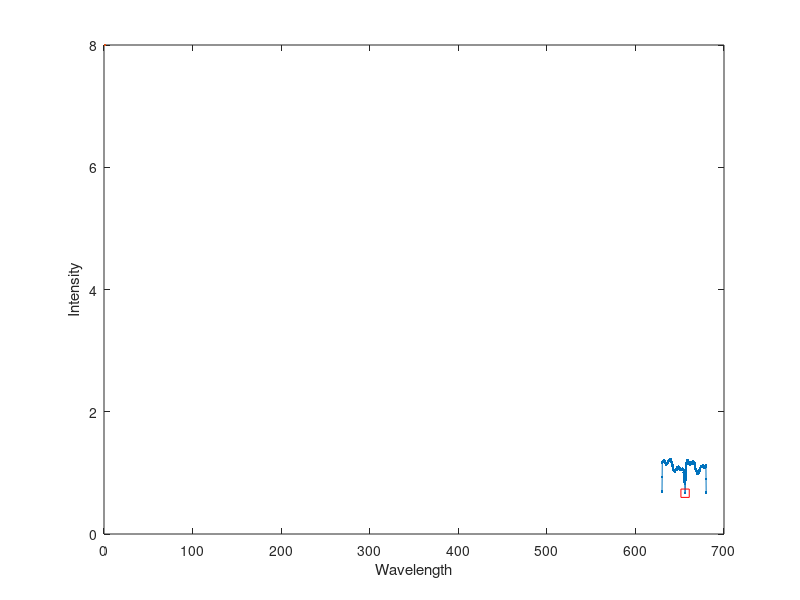

Write MATLAB code to recreate this figure.
%% Project - Stellar Motion
% Instructions are in the task pane to the left. Complete and submit each task one at a time.

%% This code loads the data and defines measurement parameters.
load stellarSpectraData
nObs = size(spectra,1)
lambdaStart = 630.02
lambdaDelta = 0.14

%% Task 1
% Create a vector "lambda" of wavelength values, from lambdaStart to
% lambdaEnd in increments of lambdaDelta.
lambdaEnd = lambdaStart + (nObs-1)*lambdaDelta
lambda = (lambdaStart:lambdaDelta:lambdaEnd)

%% Task 2 & 7
% Extract column 2 (the Halpha spectrum) as "s".
s = spectra(:,2)

%% Task 3
% Plot the spectrum.
plot(lambda,s,".-")
xlabel("Wavelength")
ylabel("Intensity")

%% Task 4
% Find the minimum intensity value and its index, then the corresponding
% wavelength (this is the observed, redshifted Halpha line).
[sHa,idx] = min(s)
lambdaHa = lambda(idx)

%% Task 5
% Mark the Halpha line on the plot.
hold on
plot(lambdaHa,sHa,"rs",MarkerSize=8)
hold off

%% Task 6
% Compute the redshift z and the corresponding radial velocity (km/s)
% using the rest wavelength of Halpha, 656.28 nm, and the speed of light.
z = (lambdaHa/656.28) - 1
speed = z * 299792.458

%% Further Practice
% Instead of typing a different column value, try using a slider to
% select any column in spectra. To add a slider to your live script,
% select Control > Slider in the Live Editor tab. Right-click the slider
% to configure the slider values. The values should account for each
% column in spectra, i.e. 1:1:7.
